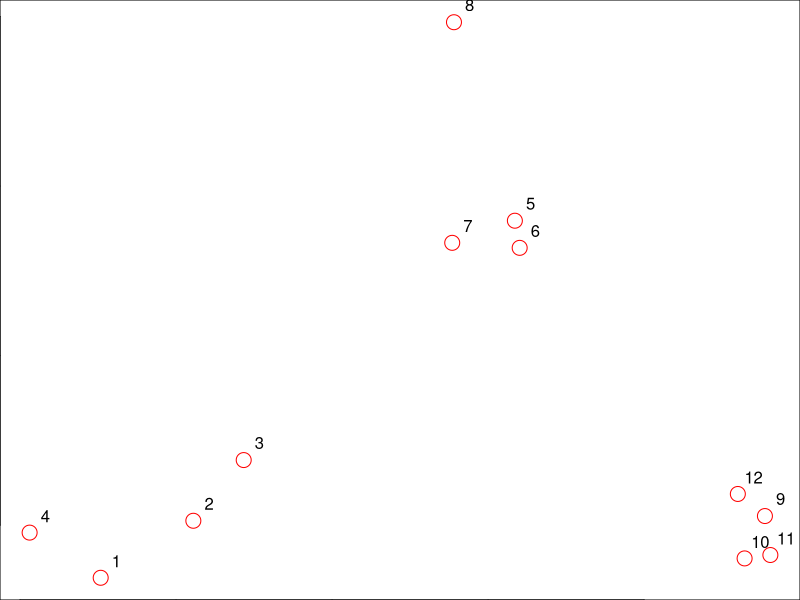
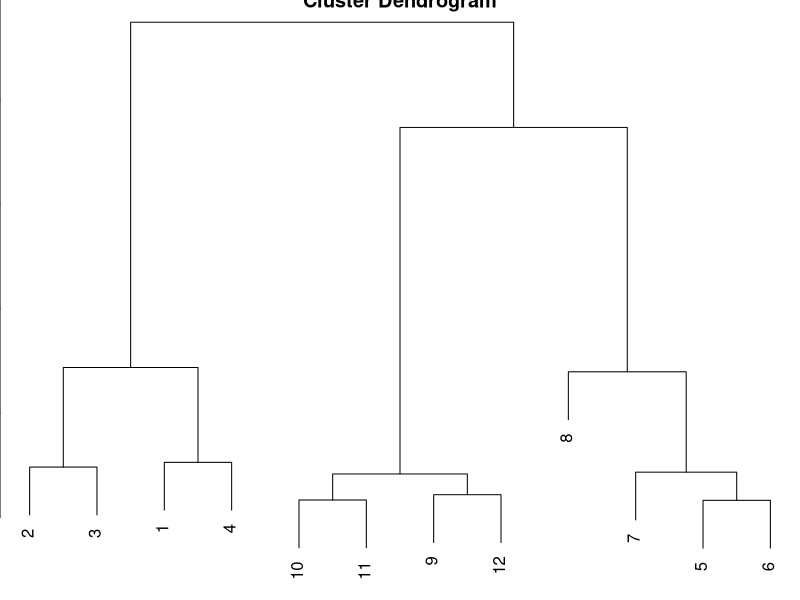
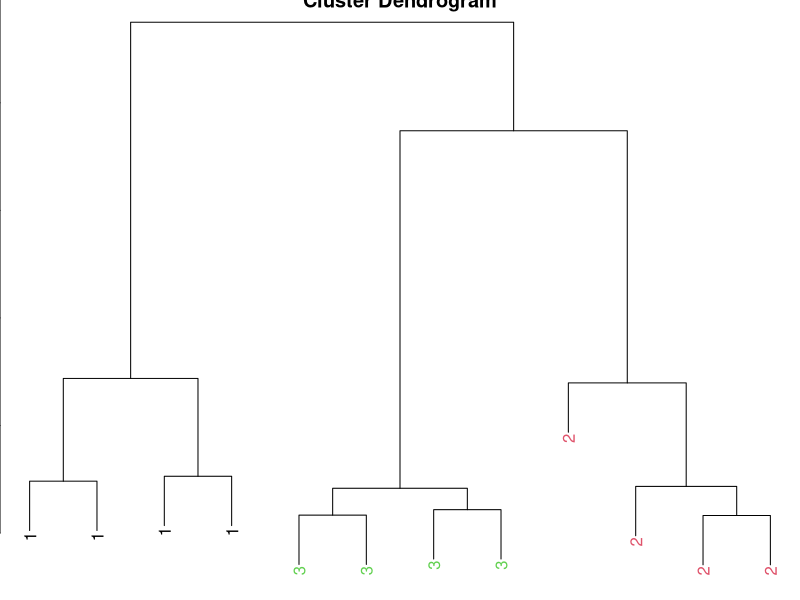
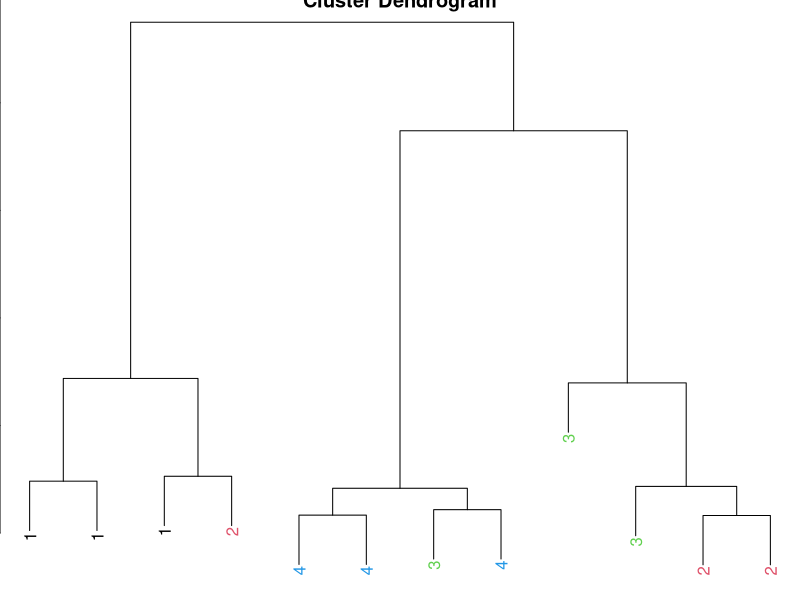
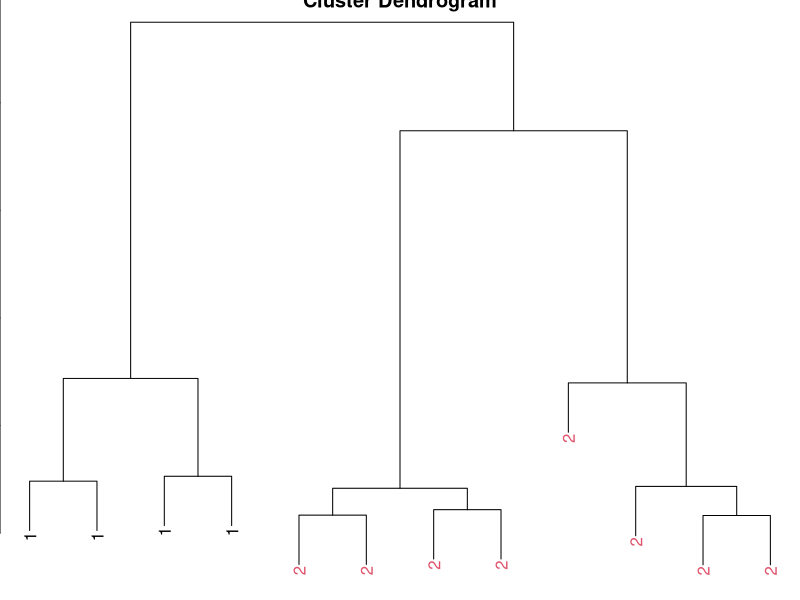
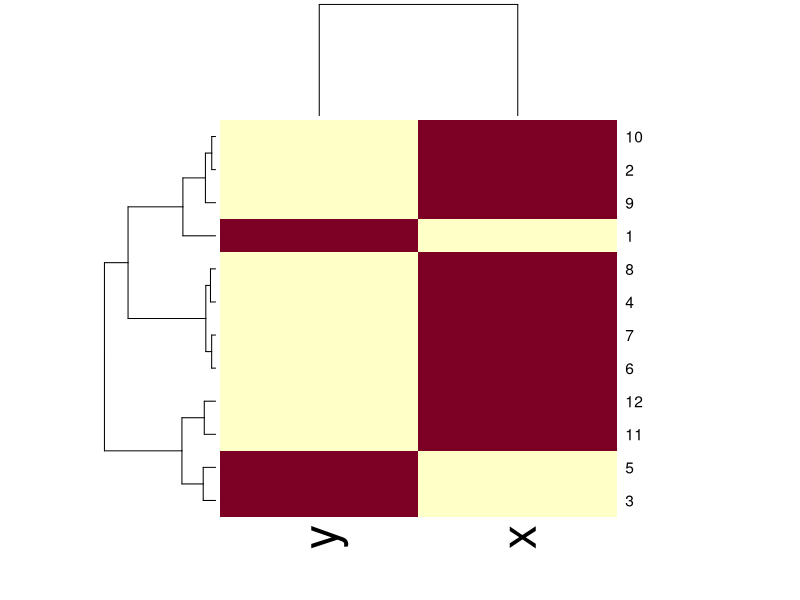
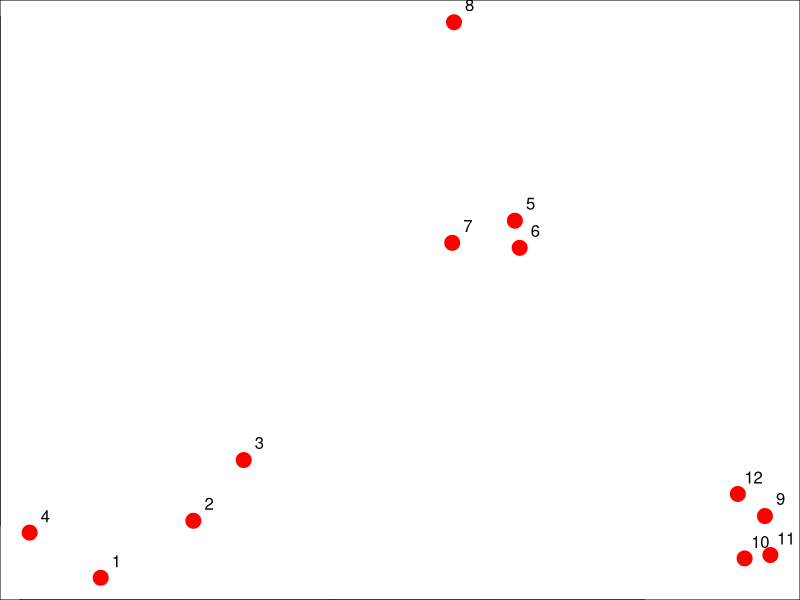
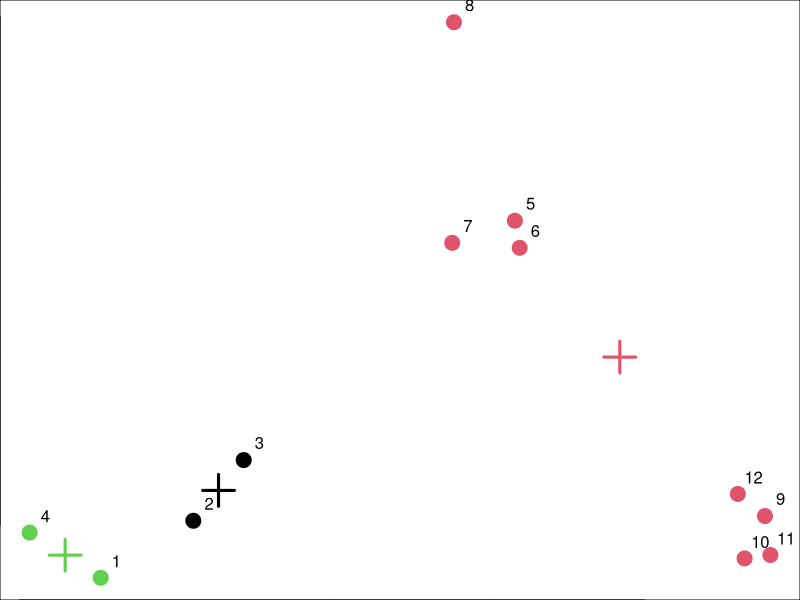

The R source for these figures, in order:

## Hierarchical clustering

set.seed(1234)

par(mar=c(0,0,0,0))

x<-rnorm(12,mean = rep(1:3,each=4),sd=0.2)
y<-rnorm(12,mean = rep(c(1,2,1),each=4),sd=0.2)

plot(x,y,col="red",pch=1,cex=2)
text(x+0.05,y+0.05,lables=as.character(1:12))

dataFrame=data.frame(x=x,y=y)

distxy<-dist(dataFrame)
hclustering<-hclust(distxy)
plot(hclustering)

myplclust <- function(hclust, lab = hclust$labels, lab.col = rep(1, length(hclust$labels)),
                      hang = 0.1, ...) {
  ## modifiction of plclust for plotting hclust objects *in colour*! Copyright
  ## Eva KF Chan 2009 Arguments: hclust: hclust object lab: a character vector
  ## of labels of the leaves of the tree lab.col: colour for the labels;
  ## NA=default device foreground colour hang: as in hclust & plclust Side
  ## effect: A display of hierarchical cluster with coloured leaf labels.
  y <- rep(hclust$height, 2)
  x <- as.numeric(hclust$merge)
  y <- y[which(x < 0)]
  x <- x[which(x < 0)]
  x <- abs(x)
  y <- y[order(x)]
  x <- x[order(x)]
  plot(hclust, labels = FALSE, hang = hang, ...)
  text(x = x, y = y[hclust$order] - (max(hclust$height) * hang), labels = lab[hclust$order],
       col = lab.col[hclust$order], srt = 90, adj = c(1, 0.5), xpd = NA, ...)
}

myplclust(hclustering,lab = rep(1:3,each=4),lab.col = rep(1:3,each=4))
myplclust(hclustering,lab = rep(1:4,each=3),lab.col = rep(1:4,each=3))
myplclust(hclustering,lab = c(1,1,1,1,2,2,2,2,2,2,2,2),lab.col = c(1,1,1,1,2,2,2,2,2,2,2,2))

set.seed(143)
dataMatrix<-as.matrix(dataFrame)[sample(1:12),]
heatmap(dataMatrix)


## K-means clustering

set.seed(1234)

par(mar=c(0,0,0,0))

x<-rnorm(12,mean = rep(1:3,each=4),sd=0.2)
y<-rnorm(12,mean = rep(c(1,2,1),each=4),sd=0.2)

plot(x,y,col="red",pch=19,cex=2)
text(x+0.05,y+0.05,lables=as.character(1:12))

dataFrame=data.frame(x=x,y=y)

kmeanobj<-kmeans(dataFrame,centers = 3)
kmeanobj
plot(x,y,col=kmeanobj$cluster,pch=19,cex=2)
text(x+0.05,y+0.05,lables=as.character(kmeanobj$cluster))
points(kmeanobj$centers,col=1:3,pch=3,cex=3,lwd=3)

#heatmaps
set.seed(1234)

dataMatrix<-as.matrix(dataFrame)[sample(1:12),]
kmeanobj<-kmeans(dataMatrix,centers = 3)
par(mfrow=c(1,2),mar=c(2,4,0.1,0.1))
t(dataMatrix)
nrow(dataMatrix):1
image(t(dataMatrix)[,1:nrow(dataMatrix)],yaxt='n')
image(t(dataMatrix)[,order(kmeanobj$cluster)],yaxt='n')

t(dataMatrix)[,order(kmeanobj$cluster)]

